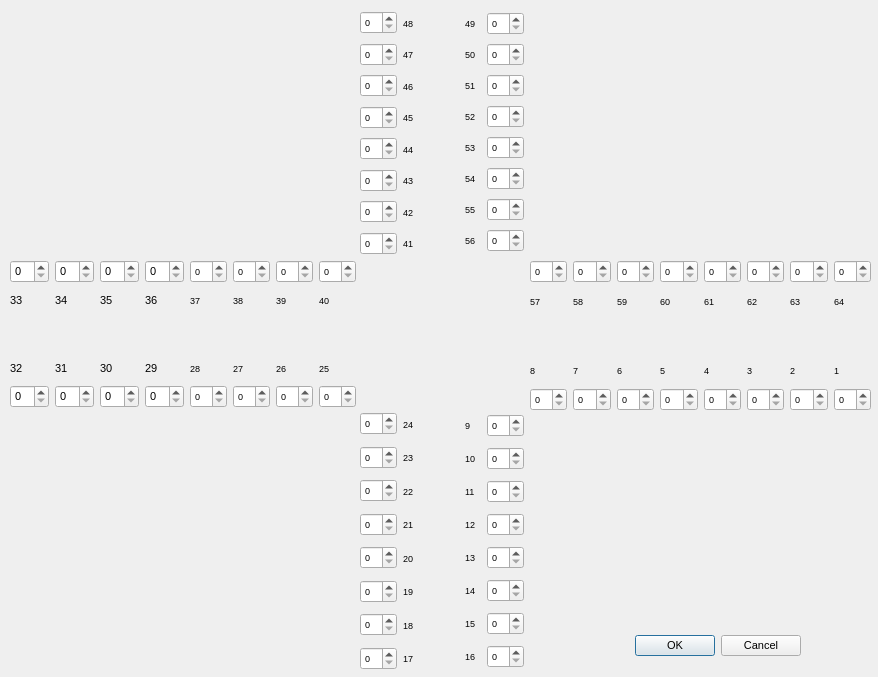
<?xml version="1.0" encoding="UTF-8"?>
<ui version="4.0">
 <class>FunctionalisationDialog</class>
 <widget class="QDialog" name="FunctionalisationDialog">
  <property name="geometry">
   <rect>
    <x>0</x>
    <y>0</y>
    <width>878</width>
    <height>677</height>
   </rect>
  </property>
  <property name="sizePolicy">
   <sizepolicy hsizetype="Fixed" vsizetype="Fixed">
    <horstretch>0</horstretch>
    <verstretch>0</verstretch>
   </sizepolicy>
  </property>
  <property name="minimumSize">
   <size>
    <width>878</width>
    <height>677</height>
   </size>
  </property>
  <property name="maximumSize">
   <size>
    <width>878</width>
    <height>677</height>
   </size>
  </property>
  <property name="windowTitle">
   <string>Dialog</string>
  </property>
  <widget class="QDialogButtonBox" name="buttonBox">
   <property name="geometry">
    <rect>
     <x>620</x>
     <y>630</y>
     <width>181</width>
     <height>32</height>
    </rect>
   </property>
   <property name="font">
    <font>
     <pointsize>8</pointsize>
    </font>
   </property>
   <property name="orientation">
    <enum>Qt::Horizontal</enum>
   </property>
   <property name="standardButtons">
    <set>QDialogButtonBox::Cancel|QDialogButtonBox::Ok</set>
   </property>
  </widget>
  <widget class="QWidget" name="layoutWidget_28">
   <property name="geometry">
    <rect>
     <x>360</x>
     <y>10</y>
     <width>164</width>
     <height>246</height>
    </rect>
   </property>
   <property name="font">
    <font>
     <pointsize>7</pointsize>
    </font>
   </property>
   <layout class="QHBoxLayout" name="horizontalLayout_39">
    <item>
     <layout class="QVBoxLayout" name="verticalLayout_36">
      <item>
       <layout class="QHBoxLayout" name="horizontalLayout_40">
        <item>
         <widget class="QSpinBox" name="sp48">
          <property name="font">
           <font>
            <pointsize>7</pointsize>
           </font>
          </property>
         </widget>
        </item>
        <item>
         <widget class="QLabel" name="label_66">
          <property name="font">
           <font>
            <pointsize>7</pointsize>
           </font>
          </property>
          <property name="text">
           <string>48</string>
          </property>
         </widget>
        </item>
       </layout>
      </item>
      <item>
       <layout class="QHBoxLayout" name="horizontalLayout_41">
        <item>
         <widget class="QSpinBox" name="sp47">
          <property name="font">
           <font>
            <pointsize>7</pointsize>
           </font>
          </property>
         </widget>
        </item>
        <item>
         <widget class="QLabel" name="label_67">
          <property name="font">
           <font>
            <pointsize>7</pointsize>
           </font>
          </property>
          <property name="text">
           <string>47</string>
          </property>
         </widget>
        </item>
       </layout>
      </item>
      <item>
       <layout class="QHBoxLayout" name="horizontalLayout_42">
        <item>
         <widget class="QSpinBox" name="sp46">
          <property name="font">
           <font>
            <pointsize>7</pointsize>
           </font>
          </property>
         </widget>
        </item>
        <item>
         <widget class="QLabel" name="label_68">
          <property name="font">
           <font>
            <pointsize>7</pointsize>
           </font>
          </property>
          <property name="text">
           <string>46</string>
          </property>
         </widget>
        </item>
       </layout>
      </item>
      <item>
       <layout class="QHBoxLayout" name="horizontalLayout_43">
        <item>
         <widget class="QSpinBox" name="sp45">
          <property name="font">
           <font>
            <pointsize>7</pointsize>
           </font>
          </property>
         </widget>
        </item>
        <item>
         <widget class="QLabel" name="label_69">
          <property name="font">
           <font>
            <pointsize>7</pointsize>
           </font>
          </property>
          <property name="text">
           <string>45</string>
          </property>
         </widget>
        </item>
       </layout>
      </item>
      <item>
       <layout class="QHBoxLayout" name="horizontalLayout_44">
        <item>
         <widget class="QSpinBox" name="sp44">
          <property name="font">
           <font>
            <pointsize>7</pointsize>
           </font>
          </property>
         </widget>
        </item>
        <item>
         <widget class="QLabel" name="label_70">
          <property name="font">
           <font>
            <pointsize>7</pointsize>
           </font>
          </property>
          <property name="text">
           <string>44</string>
          </property>
         </widget>
        </item>
       </layout>
      </item>
      <item>
       <layout class="QHBoxLayout" name="horizontalLayout_45">
        <item>
         <widget class="QSpinBox" name="sp43">
          <property name="font">
           <font>
            <pointsize>7</pointsize>
           </font>
          </property>
         </widget>
        </item>
        <item>
         <widget class="QLabel" name="label_71">
          <property name="font">
           <font>
            <pointsize>7</pointsize>
           </font>
          </property>
          <property name="text">
           <string>43</string>
          </property>
         </widget>
        </item>
       </layout>
      </item>
      <item>
       <layout class="QHBoxLayout" name="horizontalLayout_46">
        <item>
         <widget class="QSpinBox" name="sp42">
          <property name="font">
           <font>
            <pointsize>7</pointsize>
           </font>
          </property>
         </widget>
        </item>
        <item>
         <widget class="QLabel" name="label_72">
          <property name="font">
           <font>
            <pointsize>7</pointsize>
           </font>
          </property>
          <property name="text">
           <string>42</string>
          </property>
         </widget>
        </item>
       </layout>
      </item>
      <item>
       <layout class="QHBoxLayout" name="horizontalLayout_47">
        <item>
         <widget class="QSpinBox" name="sp41">
          <property name="font">
           <font>
            <pointsize>7</pointsize>
           </font>
          </property>
         </widget>
        </item>
        <item>
         <widget class="QLabel" name="label_73">
          <property name="font">
           <font>
            <pointsize>7</pointsize>
           </font>
          </property>
          <property name="text">
           <string>41</string>
          </property>
         </widget>
        </item>
       </layout>
      </item>
     </layout>
    </item>
    <item>
     <spacer name="horizontalSpacer_2">
      <property name="font">
       <font>
        <pointsize>7</pointsize>
       </font>
      </property>
      <property name="orientation">
       <enum>Qt::Horizontal</enum>
      </property>
      <property name="sizeType">
       <enum>QSizePolicy::Fixed</enum>
      </property>
      <property name="sizeHint" stdset="0">
       <size>
        <width>40</width>
        <height>20</height>
       </size>
      </property>
     </spacer>
    </item>
    <item>
     <layout class="QVBoxLayout" name="verticalLayout_37">
      <item>
       <layout class="QHBoxLayout" name="horizontalLayout_48">
        <item>
         <widget class="QLabel" name="label_74">
          <property name="font">
           <font>
            <pointsize>7</pointsize>
           </font>
          </property>
          <property name="text">
           <string>49</string>
          </property>
         </widget>
        </item>
        <item>
         <widget class="QSpinBox" name="sp49">
          <property name="font">
           <font>
            <pointsize>7</pointsize>
           </font>
          </property>
         </widget>
        </item>
       </layout>
      </item>
      <item>
       <layout class="QHBoxLayout" name="horizontalLayout_49">
        <item>
         <widget class="QLabel" name="label_75">
          <property name="font">
           <font>
            <pointsize>7</pointsize>
           </font>
          </property>
          <property name="text">
           <string>50</string>
          </property>
         </widget>
        </item>
        <item>
         <widget class="QSpinBox" name="sp50">
          <property name="font">
           <font>
            <pointsize>7</pointsize>
           </font>
          </property>
         </widget>
        </item>
       </layout>
      </item>
      <item>
       <layout class="QHBoxLayout" name="horizontalLayout_50">
        <item>
         <widget class="QLabel" name="label_76">
          <property name="font">
           <font>
            <pointsize>7</pointsize>
           </font>
          </property>
          <property name="text">
           <string>51</string>
          </property>
         </widget>
        </item>
        <item>
         <widget class="QSpinBox" name="sp51">
          <property name="font">
           <font>
            <pointsize>7</pointsize>
           </font>
          </property>
         </widget>
        </item>
       </layout>
      </item>
      <item>
       <layout class="QHBoxLayout" name="horizontalLayout_51">
        <item>
         <widget class="QLabel" name="label_77">
          <property name="font">
           <font>
            <pointsize>7</pointsize>
           </font>
          </property>
          <property name="text">
           <string>52</string>
          </property>
         </widget>
        </item>
        <item>
         <widget class="QSpinBox" name="sp52">
          <property name="font">
           <font>
            <pointsize>7</pointsize>
           </font>
          </property>
         </widget>
        </item>
       </layout>
      </item>
      <item>
       <layout class="QHBoxLayout" name="horizontalLayout_52">
        <item>
         <widget class="QLabel" name="label_78">
          <property name="font">
           <font>
            <pointsize>7</pointsize>
           </font>
          </property>
          <property name="text">
           <string>53</string>
          </property>
         </widget>
        </item>
        <item>
         <widget class="QSpinBox" name="sp53">
          <property name="font">
           <font>
            <pointsize>7</pointsize>
           </font>
          </property>
         </widget>
        </item>
       </layout>
      </item>
      <item>
       <layout class="QHBoxLayout" name="horizontalLayout_53">
        <item>
         <widget class="QLabel" name="label_79">
          <property name="font">
           <font>
            <pointsize>7</pointsize>
           </font>
          </property>
          <property name="text">
           <string>54</string>
          </property>
         </widget>
        </item>
        <item>
         <widget class="QSpinBox" name="sp54">
          <property name="font">
           <font>
            <pointsize>7</pointsize>
           </font>
          </property>
         </widget>
        </item>
       </layout>
      </item>
      <item>
       <layout class="QHBoxLayout" name="horizontalLayout_54">
        <item>
         <widget class="QLabel" name="label_80">
          <property name="font">
           <font>
            <pointsize>7</pointsize>
           </font>
          </property>
          <property name="text">
           <string>55</string>
          </property>
         </widget>
        </item>
        <item>
         <widget class="QSpinBox" name="sp55">
          <property name="font">
           <font>
            <pointsize>7</pointsize>
           </font>
          </property>
         </widget>
        </item>
       </layout>
      </item>
      <item>
       <layout class="QHBoxLayout" name="horizontalLayout_55">
        <item>
         <widget class="QLabel" name="label_81">
          <property name="font">
           <font>
            <pointsize>7</pointsize>
           </font>
          </property>
          <property name="text">
           <string>56</string>
          </property>
         </widget>
        </item>
        <item>
         <widget class="QSpinBox" name="sp56">
          <property name="font">
           <font>
            <pointsize>7</pointsize>
           </font>
          </property>
         </widget>
        </item>
       </layout>
      </item>
     </layout>
    </item>
   </layout>
  </widget>
  <widget class="QWidget" name="">
   <property name="geometry">
    <rect>
     <x>360</x>
     <y>410</y>
     <width>164</width>
     <height>262</height>
    </rect>
   </property>
   <property name="font">
    <font>
     <pointsize>7</pointsize>
    </font>
   </property>
   <layout class="QHBoxLayout" name="horizontalLayout_37">
    <item>
     <layout class="QVBoxLayout" name="verticalLayout_9">
      <item>
       <layout class="QHBoxLayout" name="horizontalLayout_2">
        <item>
         <widget class="QSpinBox" name="sp24">
          <property name="font">
           <font>
            <pointsize>7</pointsize>
           </font>
          </property>
         </widget>
        </item>
        <item>
         <widget class="QLabel" name="label_25">
          <property name="font">
           <font>
            <pointsize>7</pointsize>
           </font>
          </property>
          <property name="text">
           <string>24</string>
          </property>
         </widget>
        </item>
       </layout>
      </item>
      <item>
       <layout class="QHBoxLayout" name="horizontalLayout_3">
        <item>
         <widget class="QSpinBox" name="sp23">
          <property name="font">
           <font>
            <pointsize>7</pointsize>
           </font>
          </property>
         </widget>
        </item>
        <item>
         <widget class="QLabel" name="label_26">
          <property name="font">
           <font>
            <pointsize>7</pointsize>
           </font>
          </property>
          <property name="text">
           <string>23</string>
          </property>
         </widget>
        </item>
       </layout>
      </item>
      <item>
       <layout class="QHBoxLayout" name="horizontalLayout_4">
        <item>
         <widget class="QSpinBox" name="sp22">
          <property name="font">
           <font>
            <pointsize>7</pointsize>
           </font>
          </property>
         </widget>
        </item>
        <item>
         <widget class="QLabel" name="label_27">
          <property name="font">
           <font>
            <pointsize>7</pointsize>
           </font>
          </property>
          <property name="text">
           <string>22</string>
          </property>
         </widget>
        </item>
       </layout>
      </item>
      <item>
       <layout class="QHBoxLayout" name="horizontalLayout_5">
        <item>
         <widget class="QSpinBox" name="sp21">
          <property name="font">
           <font>
            <pointsize>7</pointsize>
           </font>
          </property>
         </widget>
        </item>
        <item>
         <widget class="QLabel" name="label_28">
          <property name="font">
           <font>
            <pointsize>7</pointsize>
           </font>
          </property>
          <property name="text">
           <string>21</string>
          </property>
         </widget>
        </item>
       </layout>
      </item>
      <item>
       <layout class="QHBoxLayout" name="horizontalLayout_6">
        <item>
         <widget class="QSpinBox" name="sp20">
          <property name="font">
           <font>
            <pointsize>7</pointsize>
           </font>
          </property>
         </widget>
        </item>
        <item>
         <widget class="QLabel" name="label_29">
          <property name="font">
           <font>
            <pointsize>7</pointsize>
           </font>
          </property>
          <property name="text">
           <string>20</string>
          </property>
         </widget>
        </item>
       </layout>
      </item>
      <item>
       <layout class="QHBoxLayout" name="horizontalLayout_7">
        <item>
         <widget class="QSpinBox" name="sp19">
          <property name="font">
           <font>
            <pointsize>7</pointsize>
           </font>
          </property>
         </widget>
        </item>
        <item>
         <widget class="QLabel" name="label_30">
          <property name="font">
           <font>
            <pointsize>7</pointsize>
           </font>
          </property>
          <property name="text">
           <string>19</string>
          </property>
         </widget>
        </item>
       </layout>
      </item>
      <item>
       <layout class="QHBoxLayout" name="horizontalLayout_8">
        <item>
         <widget class="QSpinBox" name="sp18">
          <property name="font">
           <font>
            <pointsize>7</pointsize>
           </font>
          </property>
         </widget>
        </item>
        <item>
         <widget class="QLabel" name="label_31">
          <property name="font">
           <font>
            <pointsize>7</pointsize>
           </font>
          </property>
          <property name="text">
           <string>18</string>
          </property>
         </widget>
        </item>
       </layout>
      </item>
      <item>
       <layout class="QHBoxLayout" name="horizontalLayout_25">
        <item>
         <widget class="QSpinBox" name="sp17">
          <property name="font">
           <font>
            <pointsize>7</pointsize>
           </font>
          </property>
         </widget>
        </item>
        <item>
         <widget class="QLabel" name="label_32">
          <property name="font">
           <font>
            <pointsize>7</pointsize>
           </font>
          </property>
          <property name="text">
           <string>17</string>
          </property>
         </widget>
        </item>
       </layout>
      </item>
     </layout>
    </item>
    <item>
     <spacer name="horizontalSpacer">
      <property name="font">
       <font>
        <pointsize>7</pointsize>
       </font>
      </property>
      <property name="orientation">
       <enum>Qt::Horizontal</enum>
      </property>
      <property name="sizeType">
       <enum>QSizePolicy::Fixed</enum>
      </property>
      <property name="sizeHint" stdset="0">
       <size>
        <width>40</width>
        <height>20</height>
       </size>
      </property>
     </spacer>
    </item>
    <item>
     <layout class="QVBoxLayout" name="verticalLayout_10">
      <item>
       <layout class="QHBoxLayout" name="horizontalLayout_34">
        <item>
         <widget class="QLabel" name="label_41">
          <property name="font">
           <font>
            <pointsize>7</pointsize>
           </font>
          </property>
          <property name="text">
           <string>9</string>
          </property>
         </widget>
        </item>
        <item>
         <widget class="QSpinBox" name="sp9">
          <property name="font">
           <font>
            <pointsize>7</pointsize>
           </font>
          </property>
         </widget>
        </item>
       </layout>
      </item>
      <item>
       <layout class="QHBoxLayout" name="horizontalLayout_32">
        <item>
         <widget class="QLabel" name="label_39">
          <property name="font">
           <font>
            <pointsize>7</pointsize>
           </font>
          </property>
          <property name="text">
           <string>10</string>
          </property>
         </widget>
        </item>
        <item>
         <widget class="QSpinBox" name="sp10">
          <property name="font">
           <font>
            <pointsize>7</pointsize>
           </font>
          </property>
         </widget>
        </item>
       </layout>
      </item>
      <item>
       <layout class="QHBoxLayout" name="horizontalLayout_31">
        <item>
         <widget class="QLabel" name="label_38">
          <property name="font">
           <font>
            <pointsize>7</pointsize>
           </font>
          </property>
          <property name="text">
           <string>11</string>
          </property>
         </widget>
        </item>
        <item>
         <widget class="QSpinBox" name="sp11">
          <property name="font">
           <font>
            <pointsize>7</pointsize>
           </font>
          </property>
         </widget>
        </item>
       </layout>
      </item>
      <item>
       <layout class="QHBoxLayout" name="horizontalLayout_30">
        <item>
         <widget class="QLabel" name="label_37">
          <property name="font">
           <font>
            <pointsize>7</pointsize>
           </font>
          </property>
          <property name="text">
           <string>12</string>
          </property>
         </widget>
        </item>
        <item>
         <widget class="QSpinBox" name="sp12">
          <property name="font">
           <font>
            <pointsize>7</pointsize>
           </font>
          </property>
         </widget>
        </item>
       </layout>
      </item>
      <item>
       <layout class="QHBoxLayout" name="horizontalLayout_29">
        <item>
         <widget class="QLabel" name="label_36">
          <property name="font">
           <font>
            <pointsize>7</pointsize>
           </font>
          </property>
          <property name="text">
           <string>13</string>
          </property>
         </widget>
        </item>
        <item>
         <widget class="QSpinBox" name="sp13">
          <property name="font">
           <font>
            <pointsize>7</pointsize>
           </font>
          </property>
         </widget>
        </item>
       </layout>
      </item>
      <item>
       <layout class="QHBoxLayout" name="horizontalLayout_28">
        <item>
         <widget class="QLabel" name="label_35">
          <property name="font">
           <font>
            <pointsize>7</pointsize>
           </font>
          </property>
          <property name="text">
           <string>14</string>
          </property>
         </widget>
        </item>
        <item>
         <widget class="QSpinBox" name="sp14">
          <property name="font">
           <font>
            <pointsize>7</pointsize>
           </font>
          </property>
         </widget>
        </item>
       </layout>
      </item>
      <item>
       <layout class="QHBoxLayout" name="horizontalLayout_27">
        <item>
         <widget class="QLabel" name="label_34">
          <property name="font">
           <font>
            <pointsize>7</pointsize>
           </font>
          </property>
          <property name="text">
           <string>15</string>
          </property>
         </widget>
        </item>
        <item>
         <widget class="QSpinBox" name="sp15">
          <property name="font">
           <font>
            <pointsize>7</pointsize>
           </font>
          </property>
         </widget>
        </item>
       </layout>
      </item>
      <item>
       <layout class="QHBoxLayout" name="horizontalLayout_26">
        <item>
         <widget class="QLabel" name="label_33">
          <property name="font">
           <font>
            <pointsize>7</pointsize>
           </font>
          </property>
          <property name="text">
           <string>16</string>
          </property>
         </widget>
        </item>
        <item>
         <widget class="QSpinBox" name="sp16">
          <property name="font">
           <font>
            <pointsize>7</pointsize>
           </font>
          </property>
         </widget>
        </item>
       </layout>
      </item>
     </layout>
    </item>
   </layout>
  </widget>
  <widget class="QWidget" name="">
   <property name="geometry">
    <rect>
     <x>10</x>
     <y>260</y>
     <width>346</width>
     <height>148</height>
    </rect>
   </property>
   <property name="font">
    <font>
     <pointsize>8</pointsize>
    </font>
   </property>
   <layout class="QVBoxLayout" name="verticalLayout_27">
    <property name="spacing">
     <number>6</number>
    </property>
    <item>
     <layout class="QHBoxLayout" name="horizontalLayout_36">
      <property name="spacing">
       <number>6</number>
      </property>
      <item>
       <layout class="QVBoxLayout" name="verticalLayout_19">
        <item>
         <widget class="QSpinBox" name="sp33">
          <property name="font">
           <font>
            <pointsize>8</pointsize>
           </font>
          </property>
         </widget>
        </item>
        <item>
         <widget class="QLabel" name="label_50">
          <property name="font">
           <font>
            <pointsize>8</pointsize>
           </font>
          </property>
          <property name="text">
           <string>33</string>
          </property>
         </widget>
        </item>
       </layout>
      </item>
      <item>
       <layout class="QVBoxLayout" name="verticalLayout_20">
        <item>
         <widget class="QSpinBox" name="sp34">
          <property name="font">
           <font>
            <pointsize>8</pointsize>
           </font>
          </property>
         </widget>
        </item>
        <item>
         <widget class="QLabel" name="label_51">
          <property name="font">
           <font>
            <pointsize>8</pointsize>
           </font>
          </property>
          <property name="text">
           <string>34</string>
          </property>
         </widget>
        </item>
       </layout>
      </item>
      <item>
       <layout class="QVBoxLayout" name="verticalLayout_21">
        <item>
         <widget class="QSpinBox" name="sp35">
          <property name="font">
           <font>
            <pointsize>8</pointsize>
           </font>
          </property>
         </widget>
        </item>
        <item>
         <widget class="QLabel" name="label_52">
          <property name="font">
           <font>
            <pointsize>8</pointsize>
           </font>
          </property>
          <property name="text">
           <string>35</string>
          </property>
         </widget>
        </item>
       </layout>
      </item>
      <item>
       <layout class="QVBoxLayout" name="verticalLayout_22">
        <item>
         <widget class="QSpinBox" name="sp36">
          <property name="font">
           <font>
            <pointsize>8</pointsize>
           </font>
          </property>
         </widget>
        </item>
        <item>
         <widget class="QLabel" name="label_53">
          <property name="font">
           <font>
            <pointsize>8</pointsize>
           </font>
          </property>
          <property name="text">
           <string>36</string>
          </property>
         </widget>
        </item>
       </layout>
      </item>
      <item>
       <layout class="QVBoxLayout" name="verticalLayout_23">
        <item>
         <widget class="QSpinBox" name="sp37">
          <property name="font">
           <font>
            <pointsize>7</pointsize>
           </font>
          </property>
         </widget>
        </item>
        <item>
         <widget class="QLabel" name="label_54">
          <property name="font">
           <font>
            <pointsize>7</pointsize>
           </font>
          </property>
          <property name="text">
           <string>37</string>
          </property>
         </widget>
        </item>
       </layout>
      </item>
      <item>
       <layout class="QVBoxLayout" name="verticalLayout_24">
        <item>
         <widget class="QSpinBox" name="sp38">
          <property name="font">
           <font>
            <pointsize>7</pointsize>
           </font>
          </property>
         </widget>
        </item>
        <item>
         <widget class="QLabel" name="label_55">
          <property name="font">
           <font>
            <pointsize>7</pointsize>
           </font>
          </property>
          <property name="text">
           <string>38</string>
          </property>
         </widget>
        </item>
       </layout>
      </item>
      <item>
       <layout class="QVBoxLayout" name="verticalLayout_25">
        <item>
         <widget class="QSpinBox" name="sp39">
          <property name="font">
           <font>
            <pointsize>7</pointsize>
           </font>
          </property>
         </widget>
        </item>
        <item>
         <widget class="QLabel" name="label_56">
          <property name="font">
           <font>
            <pointsize>7</pointsize>
           </font>
          </property>
          <property name="text">
           <string>39</string>
          </property>
         </widget>
        </item>
       </layout>
      </item>
      <item>
       <layout class="QVBoxLayout" name="verticalLayout_26">
        <item>
         <widget class="QSpinBox" name="sp40">
          <property name="font">
           <font>
            <pointsize>7</pointsize>
           </font>
          </property>
         </widget>
        </item>
        <item>
         <widget class="QLabel" name="label_57">
          <property name="font">
           <font>
            <pointsize>7</pointsize>
           </font>
          </property>
          <property name="text">
           <string>40</string>
          </property>
         </widget>
        </item>
       </layout>
      </item>
     </layout>
    </item>
    <item>
     <spacer name="verticalSpacer">
      <property name="font">
       <font>
        <pointsize>8</pointsize>
       </font>
      </property>
      <property name="orientation">
       <enum>Qt::Vertical</enum>
      </property>
      <property name="sizeType">
       <enum>QSizePolicy::Fixed</enum>
      </property>
      <property name="sizeHint" stdset="0">
       <size>
        <width>20</width>
        <height>40</height>
       </size>
      </property>
     </spacer>
    </item>
    <item>
     <layout class="QHBoxLayout" name="horizontalLayout_35">
      <property name="spacing">
       <number>6</number>
      </property>
      <item>
       <layout class="QVBoxLayout" name="verticalLayout_11">
        <item>
         <widget class="QLabel" name="label_42">
          <property name="font">
           <font>
            <pointsize>8</pointsize>
           </font>
          </property>
          <property name="text">
           <string>32</string>
          </property>
         </widget>
        </item>
        <item>
         <widget class="QSpinBox" name="sp32">
          <property name="font">
           <font>
            <pointsize>8</pointsize>
           </font>
          </property>
         </widget>
        </item>
       </layout>
      </item>
      <item>
       <layout class="QVBoxLayout" name="verticalLayout_12">
        <item>
         <widget class="QLabel" name="label_43">
          <property name="font">
           <font>
            <pointsize>8</pointsize>
           </font>
          </property>
          <property name="text">
           <string>31</string>
          </property>
         </widget>
        </item>
        <item>
         <widget class="QSpinBox" name="sp31">
          <property name="font">
           <font>
            <pointsize>8</pointsize>
           </font>
          </property>
         </widget>
        </item>
       </layout>
      </item>
      <item>
       <layout class="QVBoxLayout" name="verticalLayout_13">
        <item>
         <widget class="QLabel" name="label_44">
          <property name="font">
           <font>
            <pointsize>8</pointsize>
           </font>
          </property>
          <property name="text">
           <string>30</string>
          </property>
         </widget>
        </item>
        <item>
         <widget class="QSpinBox" name="sp30">
          <property name="font">
           <font>
            <pointsize>8</pointsize>
           </font>
          </property>
         </widget>
        </item>
       </layout>
      </item>
      <item>
       <layout class="QVBoxLayout" name="verticalLayout_14">
        <item>
         <widget class="QLabel" name="label_45">
          <property name="font">
           <font>
            <pointsize>8</pointsize>
           </font>
          </property>
          <property name="text">
           <string>29</string>
          </property>
         </widget>
        </item>
        <item>
         <widget class="QSpinBox" name="sp29">
          <property name="font">
           <font>
            <pointsize>8</pointsize>
           </font>
          </property>
         </widget>
        </item>
       </layout>
      </item>
      <item>
       <layout class="QVBoxLayout" name="verticalLayout_15">
        <item>
         <widget class="QLabel" name="label_46">
          <property name="font">
           <font>
            <pointsize>7</pointsize>
           </font>
          </property>
          <property name="text">
           <string>28</string>
          </property>
         </widget>
        </item>
        <item>
         <widget class="QSpinBox" name="sp28">
          <property name="font">
           <font>
            <pointsize>7</pointsize>
           </font>
          </property>
         </widget>
        </item>
       </layout>
      </item>
      <item>
       <layout class="QVBoxLayout" name="verticalLayout_16">
        <item>
         <widget class="QLabel" name="label_47">
          <property name="font">
           <font>
            <pointsize>7</pointsize>
           </font>
          </property>
          <property name="text">
           <string>27</string>
          </property>
         </widget>
        </item>
        <item>
         <widget class="QSpinBox" name="sp27">
          <property name="font">
           <font>
            <pointsize>7</pointsize>
           </font>
          </property>
         </widget>
        </item>
       </layout>
      </item>
      <item>
       <layout class="QVBoxLayout" name="verticalLayout_17">
        <item>
         <widget class="QLabel" name="label_48">
          <property name="font">
           <font>
            <pointsize>7</pointsize>
           </font>
          </property>
          <property name="text">
           <string>26</string>
          </property>
         </widget>
        </item>
        <item>
         <widget class="QSpinBox" name="sp26">
          <property name="font">
           <font>
            <pointsize>7</pointsize>
           </font>
          </property>
         </widget>
        </item>
       </layout>
      </item>
      <item>
       <layout class="QVBoxLayout" name="verticalLayout_18">
        <item>
         <widget class="QLabel" name="label_49">
          <property name="font">
           <font>
            <pointsize>7</pointsize>
           </font>
          </property>
          <property name="text">
           <string>25</string>
          </property>
         </widget>
        </item>
        <item>
         <widget class="QSpinBox" name="sp25">
          <property name="font">
           <font>
            <pointsize>7</pointsize>
           </font>
          </property>
         </widget>
        </item>
       </layout>
      </item>
     </layout>
    </item>
   </layout>
  </widget>
  <widget class="QWidget" name="">
   <property name="geometry">
    <rect>
     <x>530</x>
     <y>260</y>
     <width>341</width>
     <height>151</height>
    </rect>
   </property>
   <property name="font">
    <font>
     <pointsize>7</pointsize>
    </font>
   </property>
   <layout class="QVBoxLayout" name="verticalLayout_46">
    <item>
     <layout class="QHBoxLayout" name="horizontalLayout_56">
      <item>
       <layout class="QVBoxLayout" name="verticalLayout_38">
        <item>
         <widget class="QSpinBox" name="sp57">
          <property name="font">
           <font>
            <pointsize>7</pointsize>
           </font>
          </property>
         </widget>
        </item>
        <item>
         <widget class="QLabel" name="label_82">
          <property name="font">
           <font>
            <pointsize>7</pointsize>
           </font>
          </property>
          <property name="text">
           <string>57</string>
          </property>
         </widget>
        </item>
       </layout>
      </item>
      <item>
       <layout class="QVBoxLayout" name="verticalLayout_39">
        <item>
         <widget class="QSpinBox" name="sp58">
          <property name="font">
           <font>
            <pointsize>7</pointsize>
           </font>
          </property>
         </widget>
        </item>
        <item>
         <widget class="QLabel" name="label_83">
          <property name="font">
           <font>
            <pointsize>7</pointsize>
           </font>
          </property>
          <property name="text">
           <string>58</string>
          </property>
         </widget>
        </item>
       </layout>
      </item>
      <item>
       <layout class="QVBoxLayout" name="verticalLayout_40">
        <item>
         <widget class="QSpinBox" name="sp59">
          <property name="font">
           <font>
            <pointsize>7</pointsize>
           </font>
          </property>
         </widget>
        </item>
        <item>
         <widget class="QLabel" name="label_84">
          <property name="font">
           <font>
            <pointsize>7</pointsize>
           </font>
          </property>
          <property name="text">
           <string>59</string>
          </property>
         </widget>
        </item>
       </layout>
      </item>
      <item>
       <layout class="QVBoxLayout" name="verticalLayout_41">
        <item>
         <widget class="QSpinBox" name="sp60">
          <property name="font">
           <font>
            <pointsize>7</pointsize>
           </font>
          </property>
         </widget>
        </item>
        <item>
         <widget class="QLabel" name="label_85">
          <property name="font">
           <font>
            <pointsize>7</pointsize>
           </font>
          </property>
          <property name="text">
           <string>60</string>
          </property>
         </widget>
        </item>
       </layout>
      </item>
      <item>
       <layout class="QVBoxLayout" name="verticalLayout_42">
        <item>
         <widget class="QSpinBox" name="sp61">
          <property name="font">
           <font>
            <pointsize>7</pointsize>
           </font>
          </property>
         </widget>
        </item>
        <item>
         <widget class="QLabel" name="label_86">
          <property name="font">
           <font>
            <pointsize>7</pointsize>
           </font>
          </property>
          <property name="text">
           <string>61</string>
          </property>
         </widget>
        </item>
       </layout>
      </item>
      <item>
       <layout class="QVBoxLayout" name="verticalLayout_43">
        <item>
         <widget class="QSpinBox" name="sp62">
          <property name="font">
           <font>
            <pointsize>7</pointsize>
           </font>
          </property>
         </widget>
        </item>
        <item>
         <widget class="QLabel" name="label_87">
          <property name="font">
           <font>
            <pointsize>7</pointsize>
           </font>
          </property>
          <property name="text">
           <string>62</string>
          </property>
         </widget>
        </item>
       </layout>
      </item>
      <item>
       <layout class="QVBoxLayout" name="verticalLayout_44">
        <item>
         <widget class="QSpinBox" name="sp63">
          <property name="font">
           <font>
            <pointsize>7</pointsize>
           </font>
          </property>
         </widget>
        </item>
        <item>
         <widget class="QLabel" name="label_88">
          <property name="font">
           <font>
            <pointsize>7</pointsize>
           </font>
          </property>
          <property name="text">
           <string>63</string>
          </property>
         </widget>
        </item>
       </layout>
      </item>
      <item>
       <layout class="QVBoxLayout" name="verticalLayout_45">
        <item>
         <widget class="QSpinBox" name="sp64">
          <property name="font">
           <font>
            <pointsize>7</pointsize>
           </font>
          </property>
         </widget>
        </item>
        <item>
         <widget class="QLabel" name="label_89">
          <property name="font">
           <font>
            <pointsize>7</pointsize>
           </font>
          </property>
          <property name="text">
           <string>64</string>
          </property>
         </widget>
        </item>
       </layout>
      </item>
     </layout>
    </item>
    <item>
     <spacer name="verticalSpacer_2">
      <property name="font">
       <font>
        <pointsize>7</pointsize>
       </font>
      </property>
      <property name="orientation">
       <enum>Qt::Vertical</enum>
      </property>
      <property name="sizeType">
       <enum>QSizePolicy::Fixed</enum>
      </property>
      <property name="sizeHint" stdset="0">
       <size>
        <width>20</width>
        <height>40</height>
       </size>
      </property>
     </spacer>
    </item>
    <item>
     <layout class="QHBoxLayout" name="horizontalLayout">
      <item>
       <layout class="QVBoxLayout" name="verticalLayout_8">
        <item>
         <widget class="QLabel" name="label_8">
          <property name="font">
           <font>
            <pointsize>7</pointsize>
           </font>
          </property>
          <property name="text">
           <string>8</string>
          </property>
         </widget>
        </item>
        <item>
         <widget class="QSpinBox" name="sp8">
          <property name="font">
           <font>
            <pointsize>7</pointsize>
           </font>
          </property>
         </widget>
        </item>
       </layout>
      </item>
      <item>
       <layout class="QVBoxLayout" name="verticalLayout_7">
        <item>
         <widget class="QLabel" name="label_7">
          <property name="font">
           <font>
            <pointsize>7</pointsize>
           </font>
          </property>
          <property name="text">
           <string>7</string>
          </property>
         </widget>
        </item>
        <item>
         <widget class="QSpinBox" name="sp7">
          <property name="font">
           <font>
            <pointsize>7</pointsize>
           </font>
          </property>
         </widget>
        </item>
       </layout>
      </item>
      <item>
       <layout class="QVBoxLayout" name="verticalLayout_6">
        <item>
         <widget class="QLabel" name="label_6">
          <property name="font">
           <font>
            <pointsize>7</pointsize>
           </font>
          </property>
          <property name="text">
           <string>6</string>
          </property>
         </widget>
        </item>
        <item>
         <widget class="QSpinBox" name="sp6">
          <property name="font">
           <font>
            <pointsize>7</pointsize>
           </font>
          </property>
         </widget>
        </item>
       </layout>
      </item>
      <item>
       <layout class="QVBoxLayout" name="verticalLayout_5">
        <item>
         <widget class="QLabel" name="label_5">
          <property name="font">
           <font>
            <pointsize>7</pointsize>
           </font>
          </property>
          <property name="text">
           <string>5</string>
          </property>
         </widget>
        </item>
        <item>
         <widget class="QSpinBox" name="sp5">
          <property name="font">
           <font>
            <pointsize>7</pointsize>
           </font>
          </property>
         </widget>
        </item>
       </layout>
      </item>
      <item>
       <layout class="QVBoxLayout" name="verticalLayout_4">
        <item>
         <widget class="QLabel" name="label_4">
          <property name="font">
           <font>
            <pointsize>7</pointsize>
           </font>
          </property>
          <property name="text">
           <string>4</string>
          </property>
         </widget>
        </item>
        <item>
         <widget class="QSpinBox" name="sp4">
          <property name="font">
           <font>
            <pointsize>7</pointsize>
           </font>
          </property>
         </widget>
        </item>
       </layout>
      </item>
      <item>
       <layout class="QVBoxLayout" name="verticalLayout_3">
        <item>
         <widget class="QLabel" name="label_3">
          <property name="font">
           <font>
            <pointsize>7</pointsize>
           </font>
          </property>
          <property name="text">
           <string>3</string>
          </property>
         </widget>
        </item>
        <item>
         <widget class="QSpinBox" name="sp3">
          <property name="font">
           <font>
            <pointsize>7</pointsize>
           </font>
          </property>
         </widget>
        </item>
       </layout>
      </item>
      <item>
       <layout class="QVBoxLayout" name="verticalLayout_2">
        <item>
         <widget class="QLabel" name="label_2">
          <property name="font">
           <font>
            <pointsize>7</pointsize>
           </font>
          </property>
          <property name="text">
           <string>2</string>
          </property>
         </widget>
        </item>
        <item>
         <widget class="QSpinBox" name="sp2">
          <property name="font">
           <font>
            <pointsize>7</pointsize>
           </font>
          </property>
         </widget>
        </item>
       </layout>
      </item>
      <item>
       <layout class="QVBoxLayout" name="verticalLayout">
        <item>
         <widget class="QLabel" name="label">
          <property name="font">
           <font>
            <pointsize>7</pointsize>
           </font>
          </property>
          <property name="text">
           <string>1</string>
          </property>
         </widget>
        </item>
        <item>
         <widget class="QSpinBox" name="sp1">
          <property name="font">
           <font>
            <pointsize>7</pointsize>
           </font>
          </property>
         </widget>
        </item>
       </layout>
      </item>
     </layout>
    </item>
   </layout>
  </widget>
 </widget>
 <resources/>
 <connections>
  <connection>
   <sender>buttonBox</sender>
   <signal>accepted()</signal>
   <receiver>FunctionalisationDialog</receiver>
   <slot>accept()</slot>
   <hints>
    <hint type="sourcelabel">
     <x>248</x>
     <y>254</y>
    </hint>
    <hint type="destinationlabel">
     <x>157</x>
     <y>274</y>
    </hint>
   </hints>
  </connection>
  <connection>
   <sender>buttonBox</sender>
   <signal>rejected()</signal>
   <receiver>FunctionalisationDialog</receiver>
   <slot>reject()</slot>
   <hints>
    <hint type="sourcelabel">
     <x>316</x>
     <y>260</y>
    </hint>
    <hint type="destinationlabel">
     <x>286</x>
     <y>274</y>
    </hint>
   </hints>
  </connection>
 </connections>
</ui>
